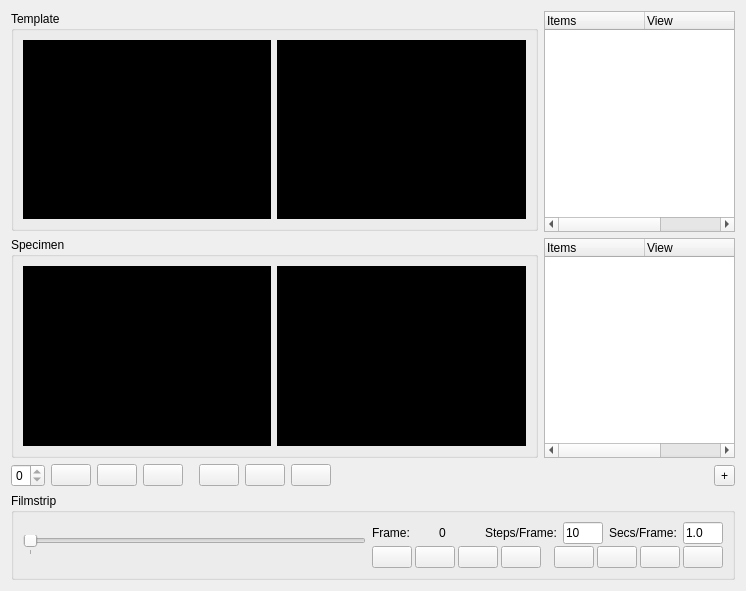
<ui version="4.0" >
 <class>Form</class>
 <widget class="QWidget" name="Form" >
  <property name="geometry" >
   <rect>
    <x>0</x>
    <y>0</y>
    <width>746</width>
    <height>591</height>
   </rect>
  </property>
  <property name="windowTitle" >
   <string>Form</string>
  </property>
  <layout class="QGridLayout" name="gridLayout" >
   <item row="0" column="0" >
    <layout class="QHBoxLayout" name="horizontalLayout_3" >
     <item>
      <layout class="QVBoxLayout" name="verticalLayout" >
       <item>
        <widget class="QGroupBox" name="m_srcGrpBox" >
         <property name="enabled" >
          <bool>true</bool>
         </property>
         <property name="title" >
          <string>Template</string>
         </property>
         <property name="flat" >
          <bool>false</bool>
         </property>
         <property name="checkable" >
          <bool>false</bool>
         </property>
         <property name="checked" >
          <bool>false</bool>
         </property>
         <layout class="QHBoxLayout" name="horizontalLayout" >
          <item>
           <widget class="View3Qt" name="m_templateView" >
            <property name="sizePolicy" >
             <sizepolicy vsizetype="Expanding" hsizetype="Expanding" >
              <horstretch>0</horstretch>
              <verstretch>0</verstretch>
             </sizepolicy>
            </property>
            <property name="styleSheet" >
             <string notr="true" >background-color: rgb(0, 0, 0);</string>
            </property>
           </widget>
          </item>
          <item>
           <widget class="View3Qt" name="m_templateSliceView" >
            <property name="sizePolicy" >
             <sizepolicy vsizetype="Expanding" hsizetype="Expanding" >
              <horstretch>0</horstretch>
              <verstretch>0</verstretch>
             </sizepolicy>
            </property>
            <property name="styleSheet" >
             <string notr="true" >background-color: rgb(0, 0, 0);</string>
            </property>
           </widget>
          </item>
         </layout>
        </widget>
       </item>
       <item>
        <widget class="QGroupBox" name="m_trgtGrpBox" >
         <property name="title" >
          <string>Specimen</string>
         </property>
         <layout class="QHBoxLayout" name="horizontalLayout_2" >
          <item>
           <widget class="View3Qt" name="m_targetView" >
            <property name="sizePolicy" >
             <sizepolicy vsizetype="Expanding" hsizetype="Expanding" >
              <horstretch>0</horstretch>
              <verstretch>0</verstretch>
             </sizepolicy>
            </property>
            <property name="styleSheet" >
             <string notr="true" >background-color: rgb(0, 0, 0);</string>
            </property>
           </widget>
          </item>
          <item>
           <widget class="View3Qt" name="m_targetSliceView" >
            <property name="sizePolicy" >
             <sizepolicy vsizetype="Expanding" hsizetype="Expanding" >
              <horstretch>0</horstretch>
              <verstretch>0</verstretch>
             </sizepolicy>
            </property>
            <property name="styleSheet" >
             <string notr="true" >background-color: rgb(0, 0, 0);</string>
            </property>
           </widget>
          </item>
         </layout>
        </widget>
       </item>
      </layout>
     </item>
     <item>
      <layout class="QVBoxLayout" name="verticalLayout_2" >
       <item>
        <widget class="ViewTree" name="m_templateItemTree" >
         <property name="minimumSize" >
          <size>
           <width>191</width>
           <height>0</height>
          </size>
         </property>
         <property name="maximumSize" >
          <size>
           <width>191</width>
           <height>16777215</height>
          </size>
         </property>
         <column>
          <property name="text" >
           <string>Items</string>
          </property>
         </column>
         <column>
          <property name="text" >
           <string>View</string>
          </property>
         </column>
         <column>
          <property name="text" >
           <string>Slice</string>
          </property>
         </column>
        </widget>
       </item>
       <item>
        <widget class="ViewTree" name="m_targetItemTree" >
         <property name="minimumSize" >
          <size>
           <width>191</width>
           <height>0</height>
          </size>
         </property>
         <property name="maximumSize" >
          <size>
           <width>191</width>
           <height>16777215</height>
          </size>
         </property>
         <column>
          <property name="text" >
           <string>Items</string>
          </property>
         </column>
         <column>
          <property name="text" >
           <string>View</string>
          </property>
         </column>
         <column>
          <property name="text" >
           <string>Slice</string>
          </property>
         </column>
        </widget>
       </item>
      </layout>
     </item>
    </layout>
   </item>
   <item row="1" column="0" >
    <layout class="QHBoxLayout" name="horizontalLayout_4" >
     <item>
      <widget class="QSpinBox" name="m_frameSBox" >
       <property name="minimum" >
        <number>0</number>
       </property>
       <property name="maximum" >
        <number>0</number>
       </property>
      </widget>
     </item>
     <item>
      <widget class="QPushButton" name="m_tblStart" >
       <property name="toolTip" >
        <string>Display first tableau</string>
       </property>
       <property name="text" >
        <string/>
       </property>
       <property name="icon" >
        <iconset resource="../../../Resources.qrc" >
         <normaloff>:/Images/startframe.png</normaloff>:/Images/startframe.png</iconset>
       </property>
      </widget>
     </item>
     <item>
      <widget class="QPushButton" name="m_tblLeftE" >
       <property name="toolTip" >
        <string>Display previous tableau x10</string>
       </property>
       <property name="text" >
        <string/>
       </property>
       <property name="icon" >
        <iconset resource="../../../Resources.qrc" >
         <normaloff>:/Images/firstframe.png</normaloff>:/Images/firstframe.png</iconset>
       </property>
      </widget>
     </item>
     <item>
      <widget class="QPushButton" name="m_tblLeft" >
       <property name="toolTip" >
        <string>Display previous tableau</string>
       </property>
       <property name="text" >
        <string/>
       </property>
       <property name="icon" >
        <iconset resource="../../../Resources.qrc" >
         <normaloff>:/Images/stepprev.png</normaloff>:/Images/stepprev.png</iconset>
       </property>
      </widget>
     </item>
     <item>
      <spacer name="horizontalSpacer_2" >
       <property name="orientation" >
        <enum>Qt::Horizontal</enum>
       </property>
       <property name="sizeType" >
        <enum>QSizePolicy::Preferred</enum>
       </property>
       <property name="sizeHint" stdset="0" >
        <size>
         <width>10</width>
         <height>20</height>
        </size>
       </property>
      </spacer>
     </item>
     <item>
      <widget class="QPushButton" name="m_tblRight" >
       <property name="toolTip" >
        <string>Display next tableau</string>
       </property>
       <property name="text" >
        <string/>
       </property>
       <property name="icon" >
        <iconset resource="../../../Resources.qrc" >
         <normaloff>:/Images/stepnext.png</normaloff>:/Images/stepnext.png</iconset>
       </property>
      </widget>
     </item>
     <item>
      <widget class="QPushButton" name="m_tblListRightE" >
       <property name="toolTip" >
        <string>Display next tableau x10</string>
       </property>
       <property name="text" >
        <string/>
       </property>
       <property name="icon" >
        <iconset resource="../../../Resources.qrc" >
         <normaloff>:/Images/lastframe.png</normaloff>:/Images/lastframe.png</iconset>
       </property>
      </widget>
     </item>
     <item>
      <widget class="QPushButton" name="m_tblEnd" >
       <property name="toolTip" >
        <string>Display last tableau</string>
       </property>
       <property name="text" >
        <string/>
       </property>
       <property name="icon" >
        <iconset resource="../../../Resources.qrc" >
         <normaloff>:/Images/endframe.png</normaloff>:/Images/endframe.png</iconset>
       </property>
      </widget>
     </item>
     <item>
      <spacer name="horizontalSpacer" >
       <property name="orientation" >
        <enum>Qt::Horizontal</enum>
       </property>
       <property name="sizeHint" stdset="0" >
        <size>
         <width>40</width>
         <height>20</height>
        </size>
       </property>
      </spacer>
     </item>
     <item>
      <widget class="QToolButton" name="m_filmShow" >
       <property name="text" >
        <string>+</string>
       </property>
       <property name="checkable" >
        <bool>true</bool>
       </property>
      </widget>
     </item>
    </layout>
   </item>
   <item row="2" column="0" >
    <widget class="QGroupBox" name="m_filmGrpBox" >
     <property name="title" >
      <string>Filmstrip</string>
     </property>
     <property name="flat" >
      <bool>false</bool>
     </property>
     <property name="checkable" >
      <bool>false</bool>
     </property>
     <layout class="QVBoxLayout" name="verticalLayout_3" >
      <item>
       <layout class="QHBoxLayout" name="horizontalLayout_7" >
        <property name="spacing" >
         <number>6</number>
        </property>
        <item>
         <widget class="QSlider" name="m_frameSlider" >
          <property name="minimum" >
           <number>0</number>
          </property>
          <property name="maximum" >
           <number>0</number>
          </property>
          <property name="pageStep" >
           <number>1</number>
          </property>
          <property name="orientation" >
           <enum>Qt::Horizontal</enum>
          </property>
          <property name="tickPosition" >
           <enum>QSlider::TicksBelow</enum>
          </property>
         </widget>
        </item>
        <item>
         <layout class="QVBoxLayout" name="verticalLayout_4" >
          <property name="spacing" >
           <number>2</number>
          </property>
          <property name="margin" >
           <number>0</number>
          </property>
          <item>
           <layout class="QHBoxLayout" name="horizontalLayout_6" >
            <property name="spacing" >
             <number>6</number>
            </property>
            <property name="margin" >
             <number>0</number>
            </property>
            <item>
             <widget class="QLabel" name="m_frameLBL" >
              <property name="sizePolicy" >
               <sizepolicy vsizetype="Preferred" hsizetype="Minimum" >
                <horstretch>0</horstretch>
                <verstretch>0</verstretch>
               </sizepolicy>
              </property>
              <property name="text" >
               <string>Frame:</string>
              </property>
             </widget>
            </item>
            <item>
             <widget class="QLabel" name="m_frameCountLBL" >
              <property name="minimumSize" >
               <size>
                <width>40</width>
                <height>0</height>
               </size>
              </property>
              <property name="maximumSize" >
               <size>
                <width>40</width>
                <height>16777215</height>
               </size>
              </property>
              <property name="baseSize" >
               <size>
                <width>0</width>
                <height>0</height>
               </size>
              </property>
              <property name="lineWidth" >
               <number>1</number>
              </property>
              <property name="text" >
               <string>0</string>
              </property>
              <property name="alignment" >
               <set>Qt::AlignLeading|Qt::AlignLeft|Qt::AlignVCenter</set>
              </property>
              <property name="wordWrap" >
               <bool>false</bool>
              </property>
             </widget>
            </item>
            <item>
             <widget class="QLabel" name="m_lblStepsPerFrame" >
              <property name="sizePolicy" >
               <sizepolicy vsizetype="Preferred" hsizetype="Maximum" >
                <horstretch>0</horstretch>
                <verstretch>0</verstretch>
               </sizepolicy>
              </property>
              <property name="text" >
               <string>Steps/Frame:</string>
              </property>
             </widget>
            </item>
            <item>
             <widget class="QLineEdit" name="m_stepsFrameTXT" >
              <property name="sizePolicy" >
               <sizepolicy vsizetype="Fixed" hsizetype="Maximum" >
                <horstretch>0</horstretch>
                <verstretch>0</verstretch>
               </sizepolicy>
              </property>
              <property name="maximumSize" >
               <size>
                <width>40</width>
                <height>16777215</height>
               </size>
              </property>
              <property name="text" >
               <string>10</string>
              </property>
              <property name="maxLength" >
               <number>3</number>
              </property>
             </widget>
            </item>
            <item>
             <widget class="QLabel" name="m_lblSecPerFrame" >
              <property name="text" >
               <string>Secs/Frame:</string>
              </property>
             </widget>
            </item>
            <item>
             <widget class="QLineEdit" name="m_secFrameTXT" >
              <property name="sizePolicy" >
               <sizepolicy vsizetype="Fixed" hsizetype="Maximum" >
                <horstretch>1</horstretch>
                <verstretch>0</verstretch>
               </sizepolicy>
              </property>
              <property name="maximumSize" >
               <size>
                <width>40</width>
                <height>16777215</height>
               </size>
              </property>
              <property name="inputMask" >
               <string/>
              </property>
              <property name="text" >
               <string>1.0</string>
              </property>
              <property name="maxLength" >
               <number>10</number>
              </property>
             </widget>
            </item>
           </layout>
          </item>
          <item>
           <layout class="QHBoxLayout" name="horizontalLayout_5" >
            <property name="spacing" >
             <number>3</number>
            </property>
            <property name="margin" >
             <number>0</number>
            </property>
            <item>
             <widget class="QPushButton" name="m_filmFirstFrame" >
              <property name="toolTip" >
               <string>Moves to previous frame</string>
              </property>
              <property name="text" >
               <string/>
              </property>
              <property name="icon" >
               <iconset resource="../../../Resources.qrc" >
                <normaloff>:/Images/firstframe.png</normaloff>:/Images/firstframe.png</iconset>
              </property>
             </widget>
            </item>
            <item>
             <widget class="QPushButton" name="m_filmStepPrev" >
              <property name="toolTip" >
               <string>Moves to previous frame step</string>
              </property>
              <property name="text" >
               <string/>
              </property>
              <property name="icon" >
               <iconset resource="../../../Resources.qrc" >
                <normaloff>:/Images/stepprev.png</normaloff>:/Images/stepprev.png</iconset>
              </property>
             </widget>
            </item>
            <item>
             <widget class="QPushButton" name="m_filmStepNext" >
              <property name="toolTip" >
               <string>Moves to next frame step</string>
              </property>
              <property name="text" >
               <string/>
              </property>
              <property name="icon" >
               <iconset resource="../../../Resources.qrc" >
                <normaloff>:/Images/stepnext.png</normaloff>:/Images/stepnext.png</iconset>
              </property>
             </widget>
            </item>
            <item>
             <widget class="QPushButton" name="m_filmLastFrame" >
              <property name="toolTip" >
               <string>Moves to next frame</string>
              </property>
              <property name="text" >
               <string/>
              </property>
              <property name="icon" >
               <iconset resource="../../../Resources.qrc" >
                <normaloff>:/Images/lastframe.png</normaloff>:/Images/lastframe.png</iconset>
              </property>
             </widget>
            </item>
            <item>
             <spacer name="horizontalSpacer_3" >
              <property name="orientation" >
               <enum>Qt::Horizontal</enum>
              </property>
              <property name="sizeType" >
               <enum>QSizePolicy::Preferred</enum>
              </property>
              <property name="sizeHint" stdset="0" >
               <size>
                <width>10</width>
                <height>20</height>
               </size>
              </property>
             </spacer>
            </item>
            <item>
             <widget class="QPushButton" name="m_filmPlayBackward" >
              <property name="toolTip" >
               <string>Play backwards</string>
              </property>
              <property name="text" >
               <string/>
              </property>
              <property name="icon" >
               <iconset resource="../../../Resources.qrc" >
                <normaloff>:/Images/playb.png</normaloff>:/Images/playb.png</iconset>
              </property>
             </widget>
            </item>
            <item>
             <widget class="QPushButton" name="m_filmPlay" >
              <property name="toolTip" >
               <string>Play forwards</string>
              </property>
              <property name="text" >
               <string/>
              </property>
              <property name="icon" >
               <iconset resource="../../../Resources.qrc" >
                <normaloff>:/Images/play.png</normaloff>:/Images/play.png</iconset>
              </property>
             </widget>
            </item>
            <item>
             <widget class="QPushButton" name="m_filmPause" >
              <property name="text" >
               <string/>
              </property>
              <property name="icon" >
               <iconset resource="../../../Resources.qrc" >
                <normaloff>:/Images/pause.png</normaloff>:/Images/pause.png</iconset>
              </property>
             </widget>
            </item>
            <item>
             <widget class="QPushButton" name="m_filmStop" >
              <property name="text" >
               <string/>
              </property>
              <property name="icon" >
               <iconset resource="../../../Resources.qrc" >
                <normaloff>:/Images/stop.png</normaloff>:/Images/stop.png</iconset>
              </property>
             </widget>
            </item>
           </layout>
          </item>
         </layout>
        </item>
       </layout>
      </item>
     </layout>
    </widget>
   </item>
  </layout>
 </widget>
 <customwidgets>
  <customwidget>
   <class>ViewTree</class>
   <extends>QTreeWidget</extends>
   <header>../ViewTree/ViewTree.h</header>
  </customwidget>
  <customwidget>
   <class>View3Qt</class>
   <extends>QGraphicsView</extends>
   <header>../Viewers/View3Qt.h</header>
  </customwidget>
 </customwidgets>
 <resources>
  <include location="../../../Resources.qrc" />
 </resources>
 <connections>
  <connection>
   <sender>m_filmShow</sender>
   <signal>clicked(bool)</signal>
   <receiver>m_filmGrpBox</receiver>
   <slot>setVisible(bool)</slot>
   <hints>
    <hint type="sourcelabel" >
     <x>725</x>
     <y>469</y>
    </hint>
    <hint type="destinationlabel" >
     <x>372</x>
     <y>535</y>
    </hint>
   </hints>
  </connection>
 </connections>
</ui>
